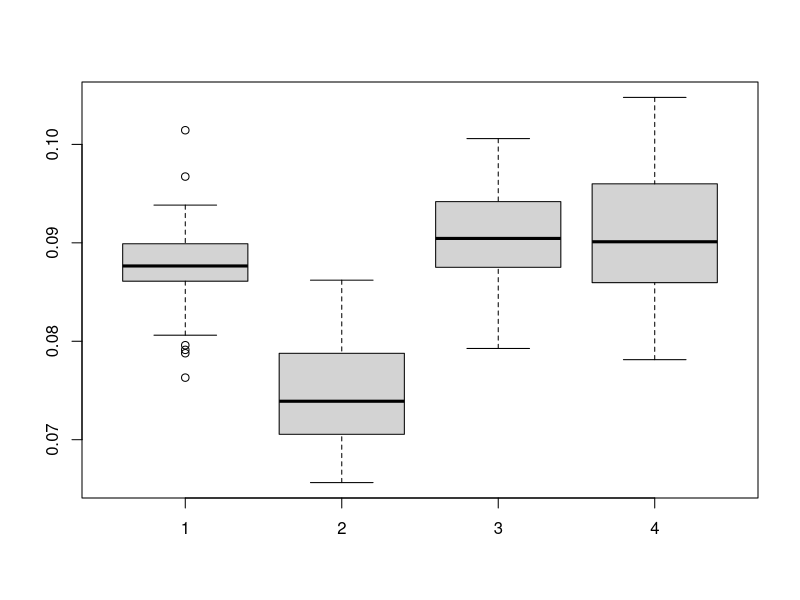

This figure's R source: (Note: this script raises an error after producing the figure.)
setwd('/media/chrishah/STORAGE/RAD/popgen/Bayenv/Diplotaxodon/4_populations/M_zebra-BWA-8MM-stacks_m5_n5_r_0.8_p4_ONLY_ONE_SNP/ANALYSES_FOR_DIPLOTAXODON_PAPER_EXCLUDE_SINGLETONS/morpho_data')

data <- read.csv(file = 'Diplotaxodon_Morphometric_Data_corrected_TL.csv', header = T)

names(data)
levels(data$Species)

### vertical eye diameter ###
#test normal distribution vertical
Di_1_V_EY_D_P_TL <- subset(data$V_EY_D_p_TL, data$Species == "Di_1")
Di_1_V_EY_D_P_TL
ks.test(Di_1_V_EY_D_P_TL, rnorm(n=100, mean=mean(Di_1_V_EY_D_P_TL), sd=sd(Di_1_V_EY_D_P_TL)))

Di_2_V_EY_D_P_TL <- subset(data$V_EY_D_p_TL, data$Species == "Di_2")
Di_2_V_EY_D_P_TL
ks.test(Di_2_V_EY_D_P_TL, rnorm(n=100, mean=mean(Di_2_V_EY_D_P_TL), sd=sd(Di_2_V_EY_D_P_TL)))

Di_4_V_EY_D_P_TL <- subset(data$V_EY_D_p_TL, data$Species == "Di_4")
Di_4_V_EY_D_P_TL
ks.test(Di_4_V_EY_D_P_TL, rnorm(n=100, mean=mean(Di_4_V_EY_D_P_TL), sd=sd(Di_4_V_EY_D_P_TL)))

Di_5_V_EY_D_P_TL <- subset(data$V_EY_D_p_TL, data$Species == "Di_5")
Di_5_V_EY_D_P_TL
ks.test(Di_5_V_EY_D_P_TL, rnorm(n=100, mean=mean(Di_5_V_EY_D_P_TL), sd=sd(Di_5_V_EY_D_P_TL)))

#anova
V_EY_D_P_TL.aov <- aov(V_EY_D_p_TL ~ as.factor(Species), data=data)

summary(V_EY_D_P_TL.aov, test='Wilks')
summary(V_EY_D_P_TL.aov, test='Roy')
summary(V_EY_D_P_TL.aov, test='Pillai')
summary(V_EY_D_P_TL.aov, test='Hotelling-Lawley')

#Posthoc Tukey
TukeyHSD(V_EY_D_P_TL.aov)

#pairwise t tests
boxplot(Di_1_V_EY_D_P_TL, Di_2_V_EY_D_P_TL, Di_4_V_EY_D_P_TL, Di_5_V_EY_D_P_TL)
pairwise.t.test(data$V_EY_D_p_TL, as.factor(data$Species))


#######################################
#### horizontal eye diameter ###
#test normal distribution horizontal diameter
Di_1_H_EY_D_P_TL <- subset(data$H_Ey_D_p_TL, data$Species == "Di_1")
Di_1_H_EY_D_P_TL
ks.test(Di_1_H_EY_D_P_TL, rnorm(n=100, mean=mean(Di_1_H_EY_D_P_TL), sd=sd(Di_1_H_EY_D_P_TL)))

Di_2_H_EY_D_P_TL <- subset(data$H_Ey_D_p_TL, data$Species == "Di_2")
Di_2_H_EY_D_P_TL
ks.test(Di_2_H_EY_D_P_TL, rnorm(n=100, mean=mean(Di_2_H_EY_D_P_TL), sd=sd(Di_2_H_EY_D_P_TL)))

Di_4_H_EY_D_P_TL <- subset(data$H_Ey_D_p_TL, data$Species == "Di_4")
Di_4_H_EY_D_P_TL
ks.test(Di_4_H_EY_D_P_TL, rnorm(n=100, mean=mean(Di_4_H_EY_D_P_TL), sd=sd(Di_4_H_EY_D_P_TL)))

Di_5_H_EY_D_P_TL <- subset(data$H_Ey_D_p_TL, data$Species == "Di_5")
Di_5_H_EY_D_P_TL
ks.test(Di_5_H_EY_D_P_TL, rnorm(n=100, mean=mean(Di_5_H_EY_D_P_TL), sd=sd(Di_5_H_EY_D_P_TL)))

#anova horizontal diameter
H_EY_D_P_TL.aov <- aov(H_Ey_D_p_T ~ as.factor(Species), data=data)

summary(H_EY_D_P_TL.aov)
summary(H_EY_D_P_TL.aov, test='Wilks')
summary(H_EY_D_P_TL.aov, test='Roy')
summary(H_EY_D_P_TL.aov, test='Pillai')
summary(H_EY_D_P_TL.aov, test='Hotelling-Lawley')


#Posthoc Tukey
TukeyHSD(H_EY_D_P_TL.aov)

#pairwise t tests
boxplot(Di_1_H_EY_D_P_TL, Di_2_H_EY_D_P_TL, Di_4_H_EY_D_P_TL, Di_5_H_EY_D_P_TL)
pairwise.t.test(data$H_Ey_D_p_TL, as.factor(data$Species))
